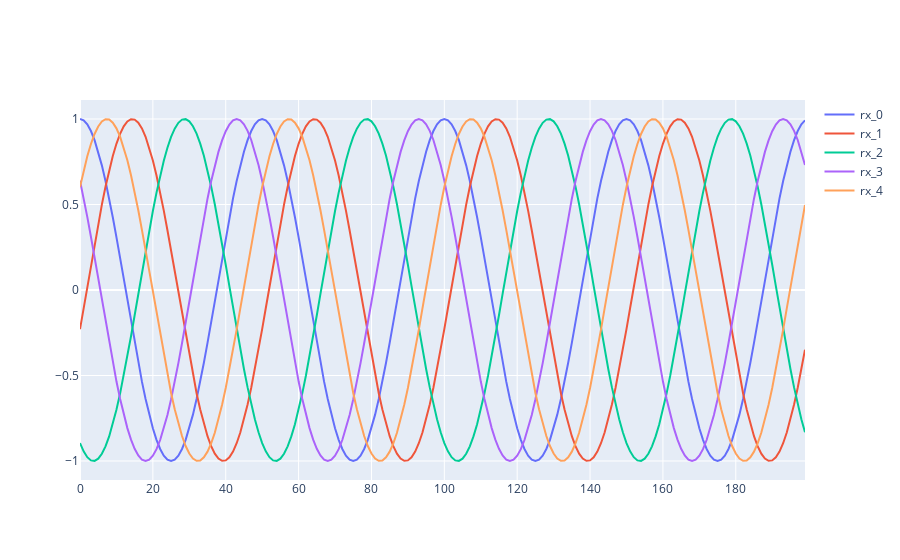

The notebook cell this image was saved under:
### Markdown cell above
## Multiply each signal reception by phases shift

Complex multioplication is equivalent to add a phase shift

$$
tx_signal = {e^{j2\pi ft}}
steering_vectors = {e^{j2\pi phase_shift}}

steering_vectors * tx_signal = {e^{j2\pi phase_shift}} * {e^{j2\pi ft}} = {e^{j2\pi ft + phase_shift}}

$$

### Code cell
steering_vectors = steering_vectors.reshape(-1,1) # make steering_vectors a column vector
print(steering_vectors.shape) # 3x1
tx_signal = tx_signal.reshape(1,-1) # make tx_signal a row vector
print(tx_signal.shape) # 1x10000

rx_signals = steering_vectors * tx_signal # Simulate the received signal rx_signals through a matrix multiply
print(rx_signals.shape) # 3x10000.  rx_signals is now going to be a 2D array, 1D is time and 1D is the spatial dimension

if use_matplotlib:
    for rx_signal in range(antena_rx_nbr):
        plt.plot(np.asarray(rx_signals[rx_signal,:]).squeeze().real[0:200], label='rx_' + str(rx_signal))
    plt.legend()
    plt.show()
else:
    fig = go.Figure()
    for rx_signal in range(antena_rx_nbr):
        fig.add_trace(go.Scatter(y=np.asarray(rx_signals[rx_signal,:]).squeeze().real[0:200], mode='lines', name='rx_' + str(rx_signal)))
    fig.update_layout(template="plotly_dark")
    fig.show()

### Figure 1 — Plotly figure (JSON) as saved in the notebook; plotly's stock layout.template omitted (floating-point values rounded to 4 significant figures; data arrays with more than 128 entries replaced by an {"elided": "..."} marker saying what was removed)
{"data": [{"mode": "lines", "name": "rx_0", "type": "scatter", "y": {"elided": "200 float values"}}, {"mode": "lines", "name": "rx_1", "type": "scatter", "y": {"elided": "200 float values"}}, {"mode": "lines", "name": "rx_2", "type": "scatter", "y": {"elided": "200 float values"}}, {"mode": "lines", "name": "rx_3", "type": "scatter", "y": {"elided": "200 float values"}}, {"mode": "lines", "name": "rx_4", "type": "scatter", "y": {"elided": "200 float values"}}], "layout": {}}
